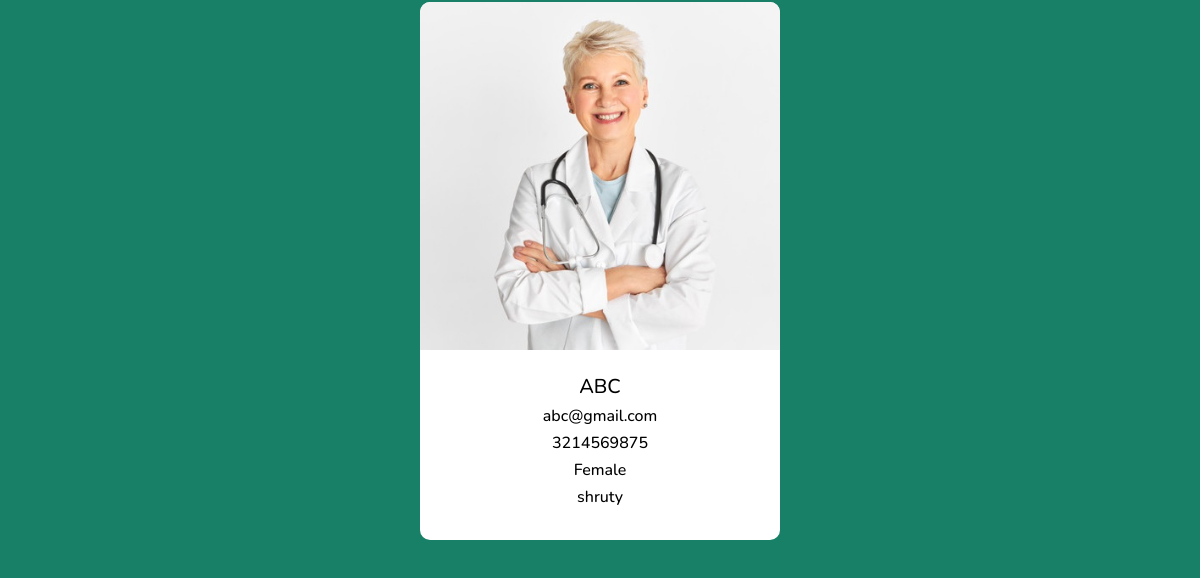
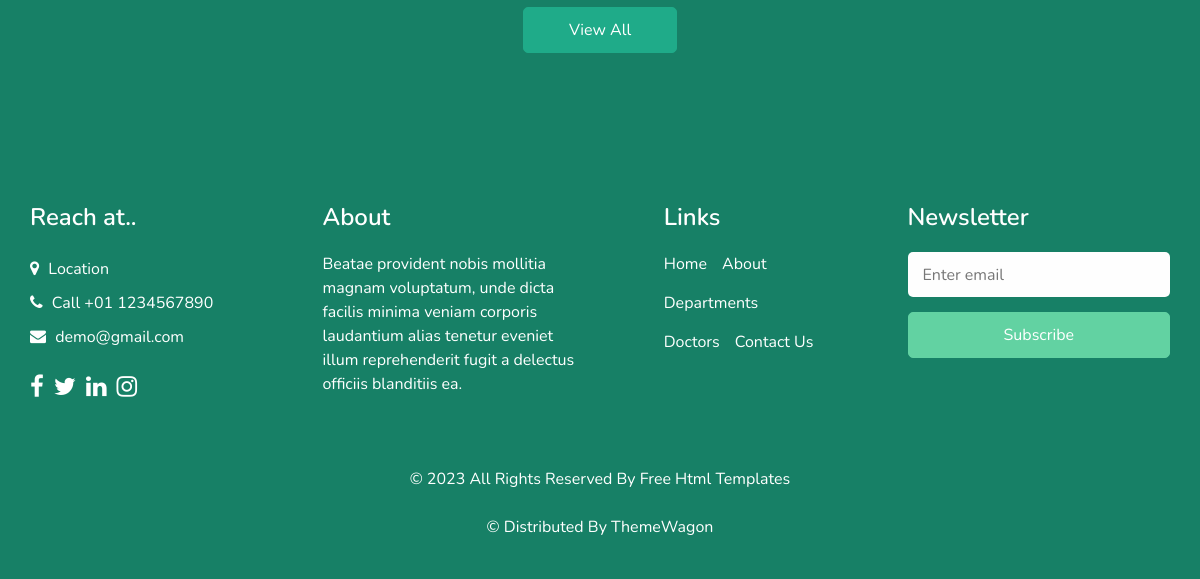
/patient/ (lower part), run on an earlier commit of the app's database (2 pictures, top to bottom).
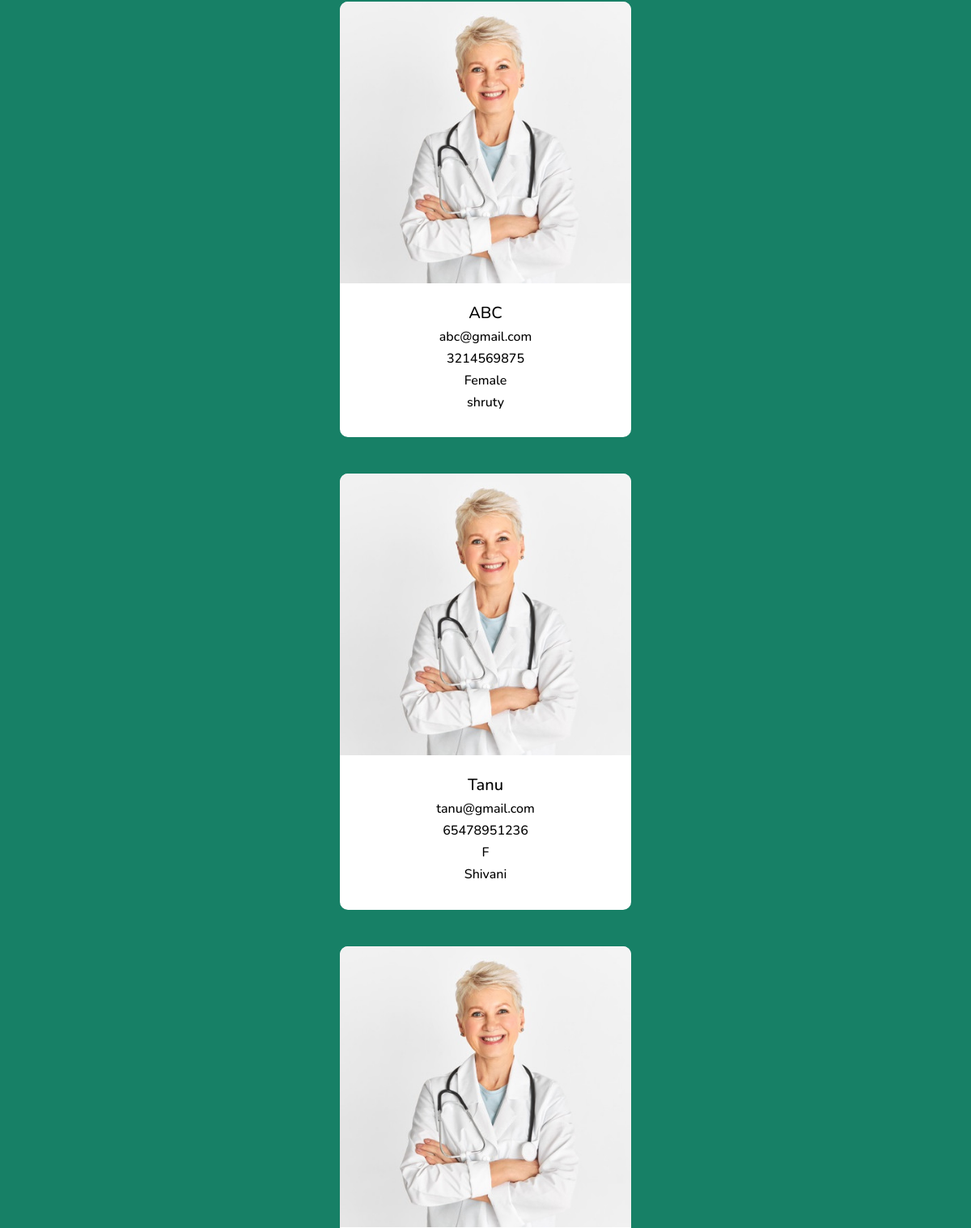
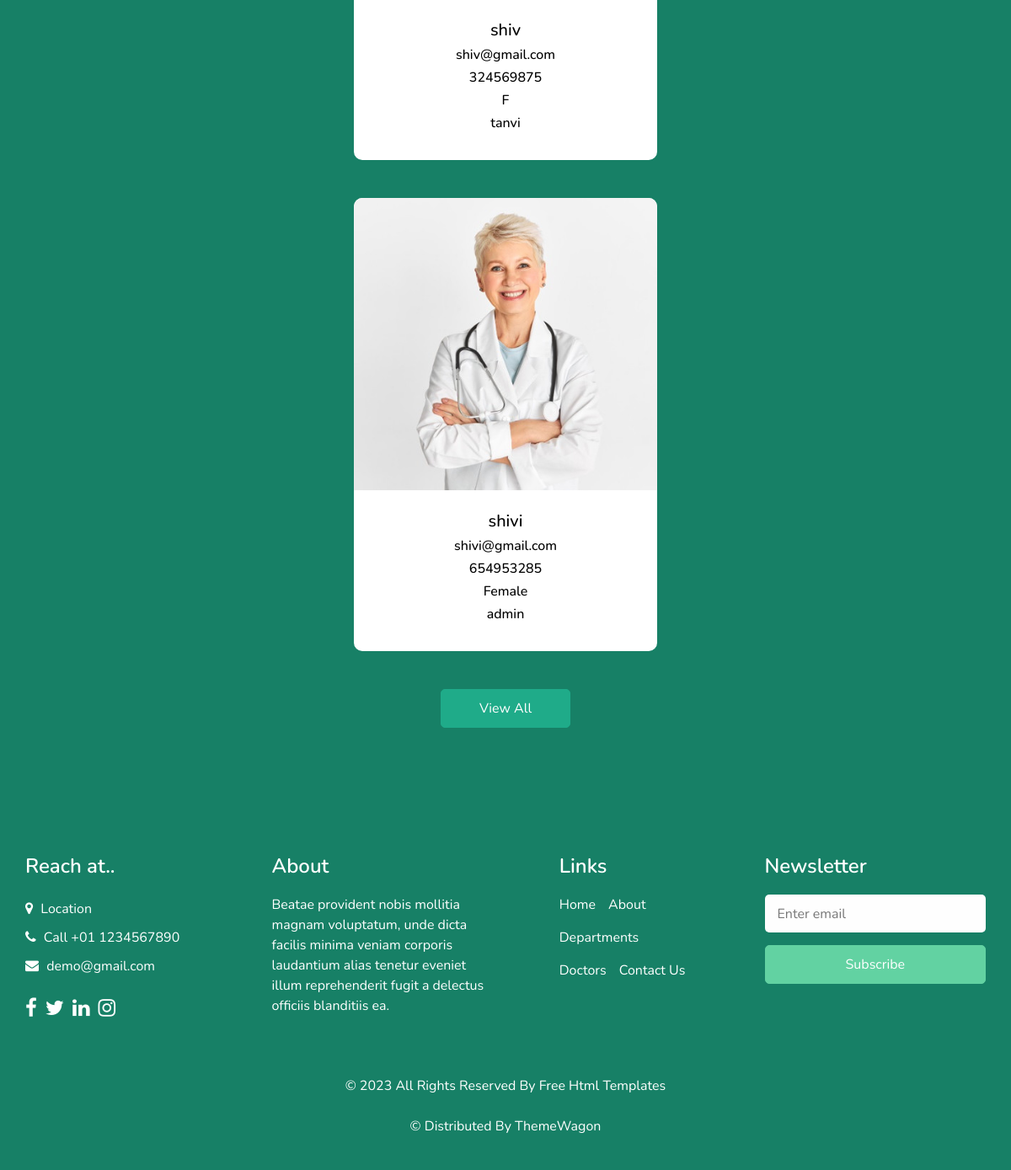
And on a later commit of the database (2 pictures, top to bottom).
### app/models.py (models this page shows, shortened)
class Patient(models.Model):
    name = models.CharField(max_length=200)
    phone = models.IntegerField()
    email = models.CharField(max_length=200)
    reports = models.FileField(upload_to="reports")
    gender = models.CharField(choices=GENDER_CHOICE, max_length=8)
    doctor = models.ForeignKey(Doctors, on_delete=models.CASCADE)

class Doctors(models.Model):
    name = models.CharField(max_length=200)
    email = models.CharField(max_length=200)
    password = models.CharField(max_length=255)
    phone = models.IntegerField()
    degree = models.CharField(max_length=300)
    specialization = models.CharField(max_length=200)
    def __str__(self):
        return self.name

### app/views.py (the view)
# urls.py: path('patient/',views.patient),
def patient(request):
    patient = Patient.objects.all()
    return render(request, "patient.html",{"patient":patient})

### app/templates/patient.html (shortened to what the changed rows need)
<!DOCTYPE html>
<html>
{%load static%}
<head>
  <link rel="stylesheet" type="text/css" href="{% static "css/bootstrap.css" %}" />
  <link rel="stylesheet" type="text/css" href="https://cdnjs.cloudflare.com/ajax/libs/OwlCarousel2/2.3.4/assets/owl.carousel.min.css" />
  <link href="{% static "css/font-awesome.min.css" %}" rel="stylesheet" />
  <link href="{% static "css/style.css" %}" rel="stylesheet" />
  <link href="{% static "css/responsive.css" %}" rel="stylesheet" />
</head>
<body class="sub_page">
  <section class="doctor_section layout_padding">
    <div class="container">
      {%for p in patient%}
      <div class="row">
        <div class="col-sm-6 col-lg-4 mx-auto">
          <div class="box">
            <div class="img-box">
              <img src="images/d1.jpg" alt="">
            </div>
            <div class="detail-box">
              <h5>
                 {{p.name}}
              </h5>
              <h6 class="">
                {{p.email}}
              </h6>
              <h6 class="">
                {{p.phone}}
              </h6>
              <h6 class="">
                {{p.gender}}
              </h6>
              <h6 class="">
                {{p.doctor}}
              </h6>
            </div>
          </div>
        </div>
      </div>
      {% endfor %}
    </div>
  </section>
</body>
</html>

What changed in the data, as far as the page shows it:
added Patient: name "Tanu", email "tanu@gmail.com", phone "65478951236", gender "F", doctor "Shivani"
added Patient: name "shiv", email "shiv@gmail.com", phone "324569875", gender "F", doctor "tanvi"
added Patient: name "shivi", email "shivi@gmail.com", phone "654953285", gender "Female", doctor "admin"
